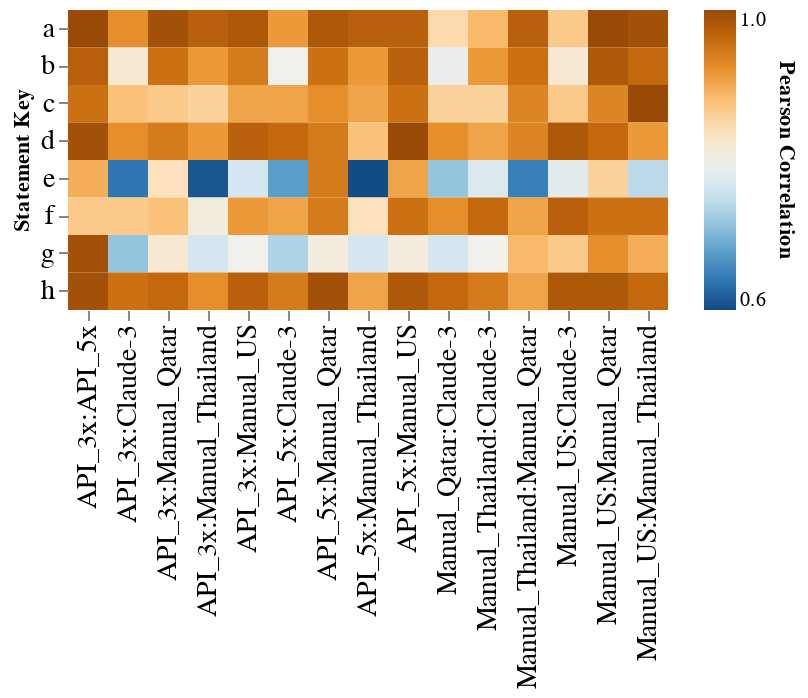

Notebook code for this chart:
### Code cell
alt.Chart(statement_relPT,width=300, height=150).mark_rect().encode(
        x=alt.X("modePair",axis=alt.Axis(labelFontSize=14,labelLimit=500,title='')),
        y=alt.Y("statement_key",axis=alt.Axis(labelFontSize=14,labelLimit=20,title='Statement Key')),
        color=alt.Color('pearson_r',scale=alt.Scale(scheme='blueorange',clamp=True),legend=alt.Legend(title="Pearson Correlation",titleOrient="right")),
        tooltip=['modePair','statements','pearson_r']
    ).configure_view(strokeWidth=0).configure_axis(grid=False, domain=False)

### Figure 1 — Vega-Lite specification as saved in the notebook (floating-point values rounded to 4 significant figures)
{"config": {"view": {"continuousWidth": 300, "continuousHeight": 300, "strokeWidth": 0}, "axis": {"domain": false, "grid": false}}, "data": {"name": "data-62240277cec4a264da38c63a4d81096b"}, "mark": {"type": "rect"}, "encoding": {"color": {"field": "pearson_r", "legend": {"title": "Pearson Correlation", "titleOrient": "right"}, "scale": {"clamp": true, "scheme": "blueorange"}, "type": "quantitative"}, "tooltip": [{"field": "modePair", "type": "nominal"}, {"field": "statements", "type": "nominal"}, {"field": "pearson_r", "type": "quantitative"}], "x": {"axis": {"labelFontSize": 14, "labelLimit": 500, "title": ""}, "field": "modePair", "type": "nominal"}, "y": {"axis": {"labelFontSize": 14, "labelLimit": 20, "title": "Statement Key"}, "field": "statement_key", "type": "nominal"}}, "height": 150, "width": 300, "$schema": "https://vega.github.io/schema/vega-lite/v5.16.3.json", "datasets": {"data-62240277cec4a264da38c63a4d81096b": [{"modePair": "API_3x:API_5x", "statements": "a. Association with type I interferon responses", "pearson_r": 0.98, "statement_key": "a"}, {"modePair": "API_3x:API_5x", "statements": "b. Association with type II interferon responses", "pearson_r": 0.95, "statement_key": "b"}, {"modePair": "API_3x:API_5x", "statements": "c. Association with type III interferon responses", "pearson_r": 0.93, "statement_key": "c"}, {"modePair": "API_3x:API_5x", "statements": "d. Relevance to circulating leukocytes immune biology", "pearson_r": 0.97, "statement_key": "d"}, {"modePair": "API_3x:API_5x", "statements": "e. Used as a biomarker in clinical settings", "pearson_r": 0.87, "statement_key": "e"}, {"modePair": "API_3x:API_5x", "statements": "f. Potential value as a blood transcriptional biomarker", "pearson_r": 0.84, "statement_key": "f"}, {"modePair": "API_3x:API_5x", "statements": "g. Known drug target", "pearson_r": 0.97, "statement_key": "g"}, {"modePair": "API_3x:API_5x", "statements": "h. Therapeutically relevant for immune system diseases", "pearson_r": 0.97, "statement_key": "h"}, {"modePair": "API_3x:Manual_US", "statements": "a. Association with type I interferon responses", "pearson_r": 0.96, "statement_key": "a"}, {"modePair": "API_3x:Manual_US", "statements": "b. Association with type II interferon responses", "pearson_r": 0.92, "statement_key": "b"}, {"modePair": "API_3x:Manual_US", "statements": "c. Association with type III interferon responses", "pearson_r": 0.88, "statement_key": "c"}, {"modePair": "API_3x:Manual_US", "statements": "d. Relevance to circulating leukocytes immune biology", "pearson_r": 0.95, "statement_key": "d"}, {"modePair": "API_3x:Manual_US", "statements": "e. Used as a biomarker in clinical settings", "pearson_r": 0.73, "statement_key": "e"}, {"modePair": "API_3x:Manual_US", "statements": "f. Potential value as a blood transcriptional biomarker", "pearson_r": 0.89, "statement_key": "f"}, {"modePair": "API_3x:Manual_US", "statements": "g. Known drug target", "pearson_r": 0.77, "statement_key": "g"}, {"modePair": "API_3x:Manual_US", "statements": "h. Therapeutically relevant for immune system diseases", "pearson_r": 0.95, "statement_key": "h"}, {"modePair": "API_3x:Manual_Thailand", "statements": "a. Association with type I interferon responses", "pearson_r": 0.95, "statement_key": "a"}, {"modePair": "API_3x:Manual_Thailand", "statements": "b. Association with type II interferon responses", "pearson_r": 0.89, "statement_key": "b"}, {"modePair": "API_3x:Manual_Thailand", "statements": "c. Association with type III interferon responses", "pearson_r": 0.83, "statement_key": "c"}, {"modePair": "API_3x:Manual_Thailand", "statements": "d. Relevance to circulating leukocytes immune biology", "pearson_r": 0.89, "statement_key": "d"}, {"modePair": "API_3x:Manual_Thailand", "statements": "e. Used as a biomarker in clinical settings", "pearson_r": 0.57, "statement_key": "e"}, {"modePair": "API_3x:Manual_Thailand", "statements": "f. Potential value as a blood transcriptional biomarker", "pearson_r": 0.78, "statement_key": "f"}, {"modePair": "API_3x:Manual_Thailand", "statements": "g. Known drug target", "pearson_r": 0.73, "statement_key": "g"}, {"modePair": "API_3x:Manual_Thailand", "statements": "h. Therapeutically relevant for immune system diseases", "pearson_r": 0.9, "statement_key": "h"}, {"modePair": "API_3x:Manual_Qatar", "statements": "a. Association with type I interferon responses", "pearson_r": 0.97, "statement_key": "a"}, {"modePair": "API_3x:Manual_Qatar", "statements": "b. Association with type II interferon responses", "pearson_r": 0.93, "statement_key": "b"}, {"modePair": "API_3x:Manual_Qatar", "statements": "c. Association with type III interferon responses", "pearson_r": 0.84, "statement_key": "c"}, {"modePair": "API_3x:Manual_Qatar", "statements": "d. Relevance to circulating leukocytes immune biology", "pearson_r": 0.92, "statement_key": "d"}, {"modePair": "API_3x:Manual_Qatar", "statements": "e. Used as a biomarker in clinical settings", "pearson_r": 0.81, "statement_key": "e"}, {"modePair": "API_3x:Manual_Qatar", "statements": "f. Potential value as a blood transcriptional biomarker", "pearson_r": 0.85, "statement_key": "f"}, {"modePair": "API_3x:Manual_Qatar", "statements": "g. Known drug target", "pearson_r": 0.79, "statement_key": "g"}, {"modePair": "API_3x:Manual_Qatar", "statements": "h. Therapeutically relevant for immune system diseases", "pearson_r": 0.94, "statement_key": "h"}, {"modePair": "API_3x:Claude-3", "statements": "a. Association with type I interferon responses", "pearson_r": 0.9, "statement_key": "a"}, {"modePair": "API_3x:Claude-3", "statements": "b. Association with type II interferon responses", "pearson_r": 0.79, "statement_key": "b"}, {"modePair": "API_3x:Claude-3", "statements": "c. Association with type III interferon responses", "pearson_r": 0.85, "statement_key": "c"}, {"modePair": "API_3x:Claude-3", "statements": "d. Relevance to circulating leukocytes immune biology", "pearson_r": 0.9, "statement_key": "d"}, {"modePair": "API_3x:Claude-3", "statements": "e. Used as a biomarker in clinical settings", "pearson_r": 0.6, "statement_key": "e"}, {"modePair": "API_3x:Claude-3", "statements": "f. Potential value as a blood transcriptional biomarker", "pearson_r": 0.84, "statement_key": "f"}, {"modePair": "API_3x:Claude-3", "statements": "g. Known drug target", "pearson_r": 0.68, "statement_key": "g"}, {"modePair": "API_3x:Claude-3", "statements": "h. Therapeutically relevant for immune system diseases", "pearson_r": 0.93, "statement_key": "h"}, {"modePair": "API_5x:Manual_US", "statements": "a. Association with type I interferon responses", "pearson_r": 0.95, "statement_key": "a"}, {"modePair": "API_5x:Manual_US", "statements": "b. Association with type II interferon responses", "pearson_r": 0.95, "statement_key": "b"}, {"modePair": "API_5x:Manual_US", "statements": "c. Association with type III interferon responses", "pearson_r": 0.93, "statement_key": "c"}, {"modePair": "API_5x:Manual_US", "statements": "d. Relevance to circulating leukocytes immune biology", "pearson_r": 0.98, "statement_key": "d"}, {"modePair": "API_5x:Manual_US", "statements": "e. Used as a biomarker in clinical settings", "pearson_r": 0.88, "statement_key": "e"}, {"modePair": "API_5x:Manual_US", "statements": "f. Potential value as a blood transcriptional biomarker", "pearson_r": 0.93, "statement_key": "f"}, {"modePair": "API_5x:Manual_US", "statements": "g. Known drug target", "pearson_r": 0.78, "statement_key": "g"}, {"modePair": "API_5x:Manual_US", "statements": "h. Therapeutically relevant for immune system diseases", "pearson_r": 0.96, "statement_key": "h"}, {"modePair": "API_5x:Manual_Thailand", "statements": "a. Association with type I interferon responses", "pearson_r": 0.95, "statement_key": "a"}, {"modePair": "API_5x:Manual_Thailand", "statements": "b. Association with type II interferon responses", "pearson_r": 0.89, "statement_key": "b"}, {"modePair": "API_5x:Manual_Thailand", "statements": "c. Association with type III interferon responses", "pearson_r": 0.88, "statement_key": "c"}, {"modePair": "API_5x:Manual_Thailand", "statements": "d. Relevance to circulating leukocytes immune biology", "pearson_r": 0.85, "statement_key": "d"}, {"modePair": "API_5x:Manual_Thailand", "statements": "e. Used as a biomarker in clinical settings", "pearson_r": 0.56, "statement_key": "e"}, {"modePair": "API_5x:Manual_Thailand", "statements": "f. Potential value as a blood transcriptional biomarker", "pearson_r": 0.81, "statement_key": "f"}, {"modePair": "API_5x:Manual_Thailand", "statements": "g. Known drug target", "pearson_r": 0.73, "statement_key": "g"}, {"modePair": "API_5x:Manual_Thailand", "statements": "h. Therapeutically relevant for immune system diseases", "pearson_r": 0.88, "statement_key": "h"}, {"modePair": "API_5x:Manual_Qatar", "statements": "a. Association with type I interferon responses", "pearson_r": 0.96, "statement_key": "a"}, {"modePair": "API_5x:Manual_Qatar", "statements": "b. Association with type II interferon responses", "pearson_r": 0.93, "statement_key": "b"}, {"modePair": "API_5x:Manual_Qatar", "statements": "c. Association with type III interferon responses", "pearson_r": 0.9, "statement_key": "c"}, {"modePair": "API_5x:Manual_Qatar", "statements": "d. Relevance to circulating leukocytes immune biology", "pearson_r": 0.92, "statement_key": "d"}, {"modePair": "API_5x:Manual_Qatar", "statements": "e. Used as a biomarker in clinical settings", "pearson_r": 0.92, "statement_key": "e"}, {"modePair": "API_5x:Manual_Qatar", "statements": "f. Potential value as a blood transcriptional biomarker", "pearson_r": 0.92, "statement_key": "f"}, {"modePair": "API_5x:Manual_Qatar", "statements": "g. Known drug target", "pearson_r": 0.78, "statement_key": "g"}, {"modePair": "API_5x:Manual_Qatar", "statements": "h. Therapeutically relevant for immune system diseases", "pearson_r": 0.97, "statement_key": "h"}, {"modePair": "API_5x:Claude-3", "statements": "a. Association with type I interferon responses", "pearson_r": 0.89, "statement_key": "a"}, {"modePair": "API_5x:Claude-3", "statements": "b. Association with type II interferon responses", "pearson_r": 0.77, "statement_key": "b"}, {"modePair": "API_5x:Claude-3", "statements": "c. Association with type III interferon responses", "pearson_r": 0.88, "statement_key": "c"}, {"modePair": "API_5x:Claude-3", "statements": "d. Relevance to circulating leukocytes immune biology", "pearson_r": 0.94, "statement_key": "d"}, {"modePair": "API_5x:Claude-3", "statements": "e. Used as a biomarker in clinical settings", "pearson_r": 0.64, "statement_key": "e"}, {"modePair": "API_5x:Claude-3", "statements": "f. Potential value as a blood transcriptional biomarker", "pearson_r": 0.88, "statement_key": "f"}, {"modePair": "API_5x:Claude-3", "statements": "g. Known drug target", "pearson_r": 0.7, "statement_key": "g"}, {"modePair": "API_5x:Claude-3", "statements": "h. Therapeutically relevant for immune system diseases", "pearson_r": 0.92, "statement_key": "h"}, {"modePair": "Manual_US:Manual_Thailand", "statements": "a. Association with type I interferon responses", "pearson_r": 0.97, "statement_key": "a"}, {"modePair": "Manual_US:Manual_Thailand", "statements": "b. Association with type II interferon responses", "pearson_r": 0.94, "statement_key": "b"}, {"modePair": "Manual_US:Manual_Thailand", "statements": "c. Association with type III interferon responses", "pearson_r": 0.98, "statement_key": "c"}, {"modePair": "Manual_US:Manual_Thailand", "statements": "d. Relevance to circulating leukocytes immune biology", "pearson_r": 0.89, "statement_key": "d"}, {"modePair": "Manual_US:Manual_Thailand", "statements": "e. Used as a biomarker in clinical settings", "pearson_r": 0.71, "statement_key": "e"}, {"modePair": "Manual_US:Manual_Thailand", "statements": "f. Potential value as a blood transcriptional biomarker", "pearson_r": 0.93, "statement_key": "f"}, {"modePair": "Manual_US:Manual_Thailand", "statements": "g. Known drug target", "pearson_r": 0.87, "statement_key": "g"}, {"modePair": "Manual_US:Manual_Thailand", "statements": "h. Therapeutically relevant for immune system diseases", "pearson_r": 0.94, "statement_key": "h"}, {"modePair": "Manual_US:Manual_Qatar", "statements": "a. Association with type I interferon responses", "pearson_r": 0.98, "statement_key": "a"}, {"modePair": "Manual_US:Manual_Qatar", "statements": "b. Association with type II interferon responses", "pearson_r": 0.96, "statement_key": "b"}, {"modePair": "Manual_US:Manual_Qatar", "statements": "c. Association with type III interferon responses", "pearson_r": 0.91, "statement_key": "c"}, {"modePair": "Manual_US:Manual_Qatar", "statements": "d. Relevance to circulating leukocytes immune biology", "pearson_r": 0.94, "statement_key": "d"}, {"modePair": "Manual_US:Manual_Qatar", "statements": "e. Used as a biomarker in clinical settings", "pearson_r": 0.83, "statement_key": "e"}, {"modePair": "Manual_US:Manual_Qatar", "statements": "f. Potential value as a blood transcriptional biomarker", "pearson_r": 0.93, "statement_key": "f"}, {"modePair": "Manual_US:Manual_Qatar", "statements": "g. Known drug target", "pearson_r": 0.9, "statement_key": "g"}, {"modePair": "Manual_US:Manual_Qatar", "statements": "h. Therapeutically relevant for immune system diseases", "pearson_r": 0.96, "statement_key": "h"}, {"modePair": "Manual_US:Claude-3", "statements": "a. Association with type I interferon responses", "pearson_r": 0.84, "statement_key": "a"}, {"modePair": "Manual_US:Claude-3", "statements": "b. Association with type II interferon responses", "pearson_r": 0.79, "statement_key": "b"}, {"modePair": "Manual_US:Claude-3", "statements": "c. Association with type III interferon responses", "pearson_r": 0.84, "statement_key": "c"}, {"modePair": "Manual_US:Claude-3", "statements": "d. Relevance to circulating leukocytes immune biology", "pearson_r": 0.96, "statement_key": "d"}, {"modePair": "Manual_US:Claude-3", "statements": "e. Used as a biomarker in clinical settings", "pearson_r": 0.75, "statement_key": "e"}, {"modePair": "Manual_US:Claude-3", "statements": "f. Potential value as a blood transcriptional biomarker", "pearson_r": 0.95, "statement_key": "f"}, {"modePair": "Manual_US:Claude-3", "statements": "g. Known drug target", "pearson_r": 0.84, "statement_key": "g"}, {"modePair": "Manual_US:Claude-3", "statements": "h. Therapeutically relevant for immune system diseases", "pearson_r": 0.96, "statement_key": "h"}, {"modePair": "Manual_Thailand:Manual_Qatar", "statements": "a. Association with type I interferon responses", "pearson_r": 0.95, "statement_key": "a"}, {"modePair": "Manual_Thailand:Manual_Qatar", "statements": "b. Association with type II interferon responses", "pearson_r": 0.93, "statement_key": "b"}, {"modePair": "Manual_Thailand:Manual_Qatar", "statements": "c. Association with type III interferon responses", "pearson_r": 0.91, "statement_key": "c"}, {"modePair": "Manual_Thailand:Manual_Qatar", "statements": "d. Relevance to circulating leukocytes immune biology", "pearson_r": 0.91, "statement_key": "d"}, {"modePair": "Manual_Thailand:Manual_Qatar", "statements": "e. Used as a biomarker in clinical settings", "pearson_r": 0.61, "statement_key": "e"}, {"modePair": "Manual_Thailand:Manual_Qatar", "statements": "f. Potential value as a blood transcriptional biomarker", "pearson_r": 0.88, "statement_key": "f"}, {"modePair": "Manual_Thailand:Manual_Qatar", "statements": "g. Known drug target", "pearson_r": 0.86, "statement_key": "g"}, {"modePair": "Manual_Thailand:Manual_Qatar", "statements": "h. Therapeutically relevant for immune system diseases", "pearson_r": 0.88, "statement_key": "h"}, {"modePair": "Manual_Thailand:Claude-3", "statements": "a. Association with type I interferon responses", "pearson_r": 0.86, "statement_key": "a"}, {"modePair": "Manual_Thailand:Claude-3", "statements": "b. Association with type II interferon responses", "pearson_r": 0.89, "statement_key": "b"}, {"modePair": "Manual_Thailand:Claude-3", "statements": "c. Association with type III interferon responses", "pearson_r": 0.83, "statement_key": "c"}, {"modePair": "Manual_Thailand:Claude-3", "statements": "d. Relevance to circulating leukocytes immune biology", "pearson_r": 0.88, "statement_key": "d"}, {"modePair": "Manual_Thailand:Claude-3", "statements": "e. Used as a biomarker in clinical settings", "pearson_r": 0.74, "statement_key": "e"}, {"modePair": "Manual_Thailand:Claude-3", "statements": "f. Potential value as a blood transcriptional biomarker", "pearson_r": 0.94, "statement_key": "f"}, {"modePair": "Manual_Thailand:Claude-3", "statements": "g. Known drug target", "pearson_r": 0.77, "statement_key": "g"}, {"modePair": "Manual_Thailand:Claude-3", "statements": "h. Therapeutically relevant for immune system diseases", "pearson_r": 0.92, "statement_key": "h"}, {"modePair": "Manual_Qatar:Claude-3", "statements": "a. Association with type I interferon responses", "pearson_r": 0.82, "statement_key": "a"}, {"modePair": "Manual_Qatar:Claude-3", "statements": "b. Association with type II interferon responses", "pearson_r": 0.76, "statement_key": "b"}, {"modePair": "Manual_Qatar:Claude-3", "statements": "c. Association with type III interferon responses", "pearson_r": 0.83, "statement_key": "c"}, {"modePair": "Manual_Qatar:Claude-3", "statements": "d. Relevance to circulating leukocytes immune biology", "pearson_r": 0.9, "statement_key": "d"}, {"modePair": "Manual_Qatar:Claude-3", "statements": "e. Used as a biomarker in clinical settings", "pearson_r": 0.68, "statement_key": "e"}, {"modePair": "Manual_Qatar:Claude-3", "statements": "f. Potential value as a blood transcriptional biomarker", "pearson_r": 0.9, "statement_key": "f"}, {"modePair": "Manual_Qatar:Claude-3", "statements": "g. Known drug target", "pearson_r": 0.73, "statement_key": "g"}, {"modePair": "Manual_Qatar:Claude-3", "statements": "h. Therapeutically relevant for immune system diseases", "pearson_r": 0.94, "statement_key": "h"}]}}
